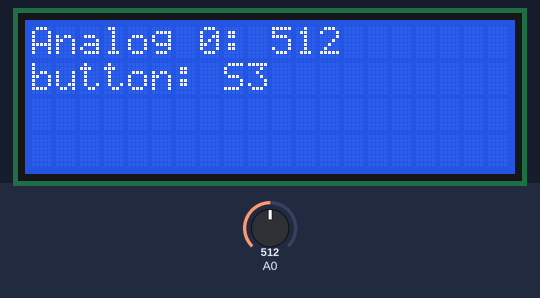
The sketch below on a simulated Arduino Uno, built with avr-gcc and run on an emulated ATmega328P. Parts: 20×4 character LCD. Inputs (shaded band) come from the test bench; at power-on: A0 = 512.

Above: at 1.2 s.
1.3 s: A0 set to 915
At 1.8 s:
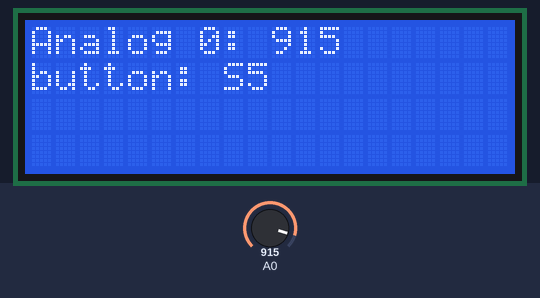
2.8 s: A0 set to 944
At 3.5 s:
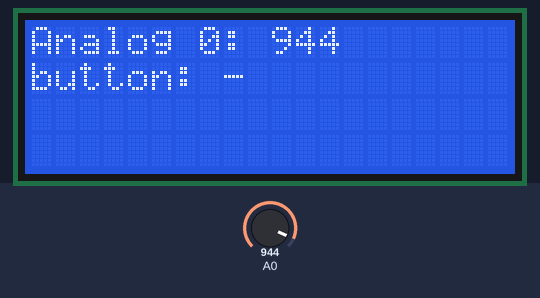
4.3 s: A0 set to 917
At 5.4 s:
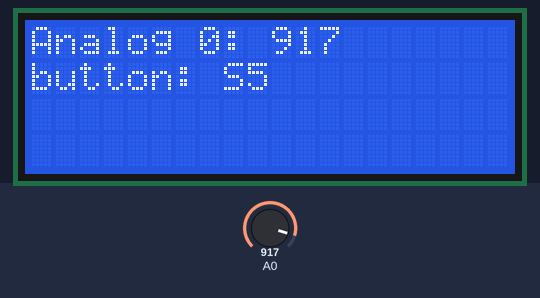
Timing chart, 0 to 7.3 s (numbered marks = the images above; inputs shaded):
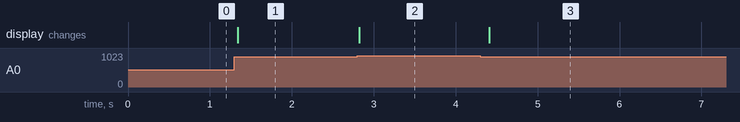

The sketch:

ex01-6.ino
```cpp
// display test: write some data to the lcd

/* Connections:
 R/S : Pin 3
 R/W : not connected
 E   : Pin 4
 DB4 : Pin 6
 DB5 : Pin 7
 DB6 : Pin 8
 DB7 : Pin 9
*/

// include the library used to control the LCD attached to the arduino board.
#include <LiquidCrystal.h>

/*
 * A constang holding the reference to a LiquidCrystal object (the lcd on the board).
 * The constructer used is specified as LiquidCrystal(rs, enable, d4, d5, d6, d7).
 *
 * See the available documentation here:
 * https://www.arduino.cc/en/Reference/LiquidCrystalConstructor
 */
const LiquidCrystal lcd(3, 4, 6, 7, 8, 9);

/**
 * The time in milliseconds that should be waited after "reprinting" onto the LCD used.
 * Writing to the LCD can cause flickering otherwise, if written onto the LCD too often.
 */
const int FLICKER_PREVENTION_TIME = 100;

/**
 * The value needed to identify the first button by the value of the analog pin.
 */
const int FIRST_BUTTON_THRESHOLD = 121;

/**
 * The value needed to identify the second button by the value of the analog pin.
 */
const int SECOND_BUTTON_THRESHOLD = 357;

/**
 * The value needed to identify the third button by the value of the analog pin.
 */
const int THIRD_BUTTON_THRESHOLD = 575;

/**
 * The value needed to identify the fourth button by the value of the analog pin.
 */
const int FOURTH_BUTTON_THRESHOLD = 753;

/**
 * The value needed to identify the fifth button by the value of the analog pin.
 */
const int FIFTH_BUTTON_THRESHOLD = 927;

/*
 * This method gets called once, before the update cycle starts ticking.
 */
void setup() {
  // initializes the interface to the LCD with 4 rows and 20 chars per row
  lcd.begin(20, 4);

}

/*
 * The main-loop of this program. Gets repeatedly called without delay.
 *
 * @see ex01-6#lcdLogic()
 */
void loop() {
  // the value of the analog pin A0.
  int analogValue = analogRead(A0);

  lcdLogic(analogValue);
}

/*
 * The logic used to control the LCD. See method body for more information.
 *
 * This method completely blocks other logic-implementation for the time
 * specified in {@link ex01-6#FLICKER_PREVENTION_TIME}.
 *
 * @param mAnalogValue
 *              An integer value which gets printed onto the LCDs screen.
 */
void lcdLogic(const int mAnalogValue) {

  // Clear display each time this method gets called, so the
  // old LCD-display doesn't get overwritten
  lcd.clear();

  // Sets the cursor to the first row at the first char
  lcd.setCursor(0,0);

  // Prints the value given onto the LCD
  lcd.print("Analog 0: " + String(mAnalogValue));

  //Sets the cursor the second row at the first char
  lcd.setCursor(0,1);

  // Prints the value of the button which got pressed at the method call
  lcd.print("button: " + buttonToString(getCurrentButton(mAnalogValue)));
  delay(FLICKER_PREVENTION_TIME);
}

/**
 * Converts the given integer value associated with a button to
 * a String in a fashionable way.
 *
 * @param mButtonValue
 *              An integer value associated with a specific button.
 */
String buttonToString(const int mButtonValue) {

  // no button was pressed
  if(mButtonValue == 0){
    return "-";

  } else {
    return "S"+String(mButtonValue);

  }
}

/*
 * Gets the current integer value associated with the button wanted.
 * Does so by extracting the button out of the analog value given.
 * Those values aren't constant, thus thresholds are used to
 * identify the appropriate button.
 *
 * Because values are not static, we always use the middle between
 * the value for this button and the next higher.
 * Eg: Button1: 0, Button2: 241 ((241 + 0) / 2) + 0 = 121
 *
 * @param mAnalogValue
 *              The value of the analog pin, used to identify the
 *              button pressed
 *
 */
int getCurrentButton(const int mAnalogValue) {

  if(mAnalogValue < FIRST_BUTTON_THRESHOLD) {
    return 1;

  }else if(mAnalogValue < SECOND_BUTTON_THRESHOLD) {
    return 2;

  }else if(mAnalogValue < THIRD_BUTTON_THRESHOLD) {
    return 3;

  }else if(mAnalogValue < FOURTH_BUTTON_THRESHOLD) {
    return 4;

  }else if(mAnalogValue < FIFTH_BUTTON_THRESHOLD) {
    return 5;

  // no button pressed
  }else {
    return 0;

  }
}
```

Measured:
- the behaviour switches between 926 and 927 on A0 (found by bisection; images 1 and 2)
- after the input at 1.3 s, the display: changes at once (image 1)
- after the input at 2.8 s, the display: changes at once (image 2)
- after the input at 4.3 s, the display: changes after 0.11 s (image 3)
